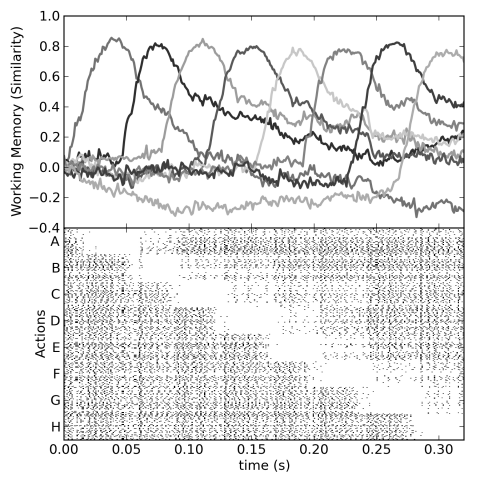

Reproduce this figure in Python.
import sys
sys.path.append('python')

import stats
import stats.plot

data=stats.reader.Reader('Sequence1')

plot=stats.plot.Time(data.time-0.02,width=6,height=6,border_left=0.8,time_range=(0,0.32),color=False)

buf=data.get('state.buffer_vocab',keys=['A','B','C','D','E','F','G','H'],normalize=True)
plot.add('Working Memory (Similarity)',buf,linewidth=2)

gpi=data.get('BG.GPi_spikes')
gpi=gpi[:,:100*8]  # only use first 800 neurons (the rest are for other actions)

plot.add_spikes('Actions',gpi,sample=400,contrast_scale=0.5,yticks=['A','B','C','D','E','F','G','H'],style='image')
   # sample: show this many neurons (by choosing the most active neurons from among neighbours)
   # merge: combine neurons down to this many rows
   # style: can be 'image', 'box', or 'dot'
   # cluster: True/False flag to group neurons by similarity
   # contrast_scale: smaller values make the spikes darker

plot.save('sequence1-plot.pdf')
plot.show()

